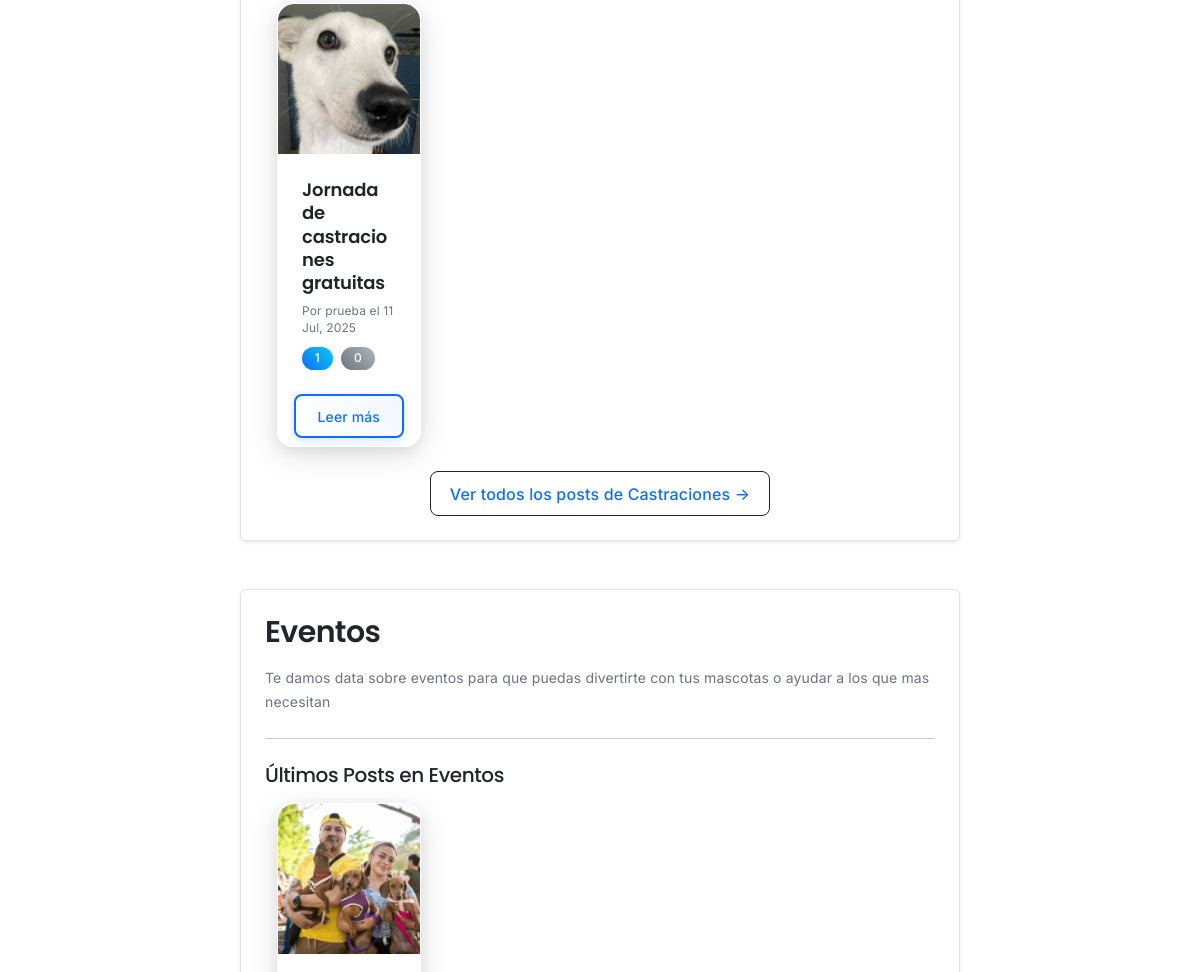
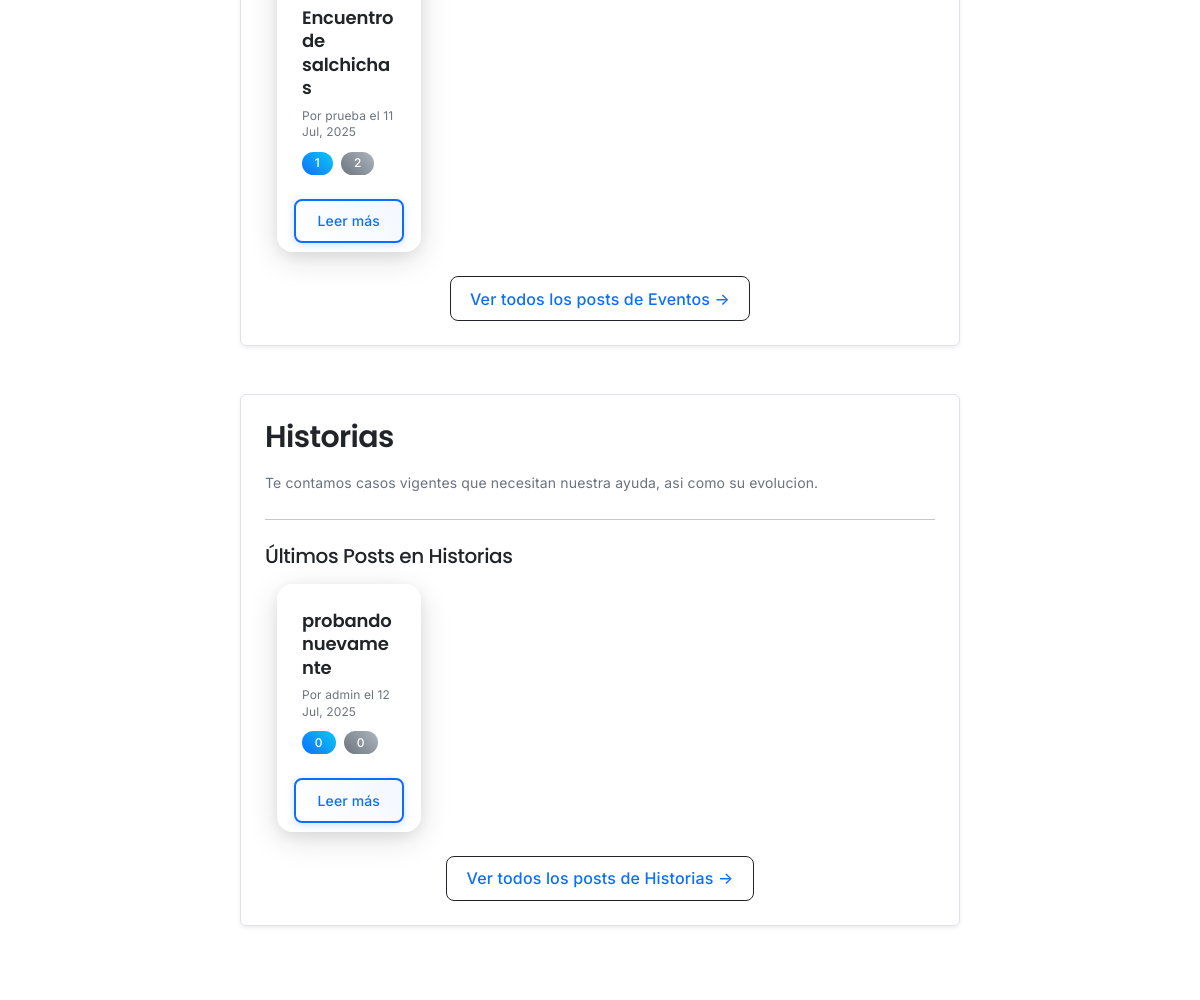
Before: /categorias/ (middle part) with the older database file (2 pictures, top to bottom).
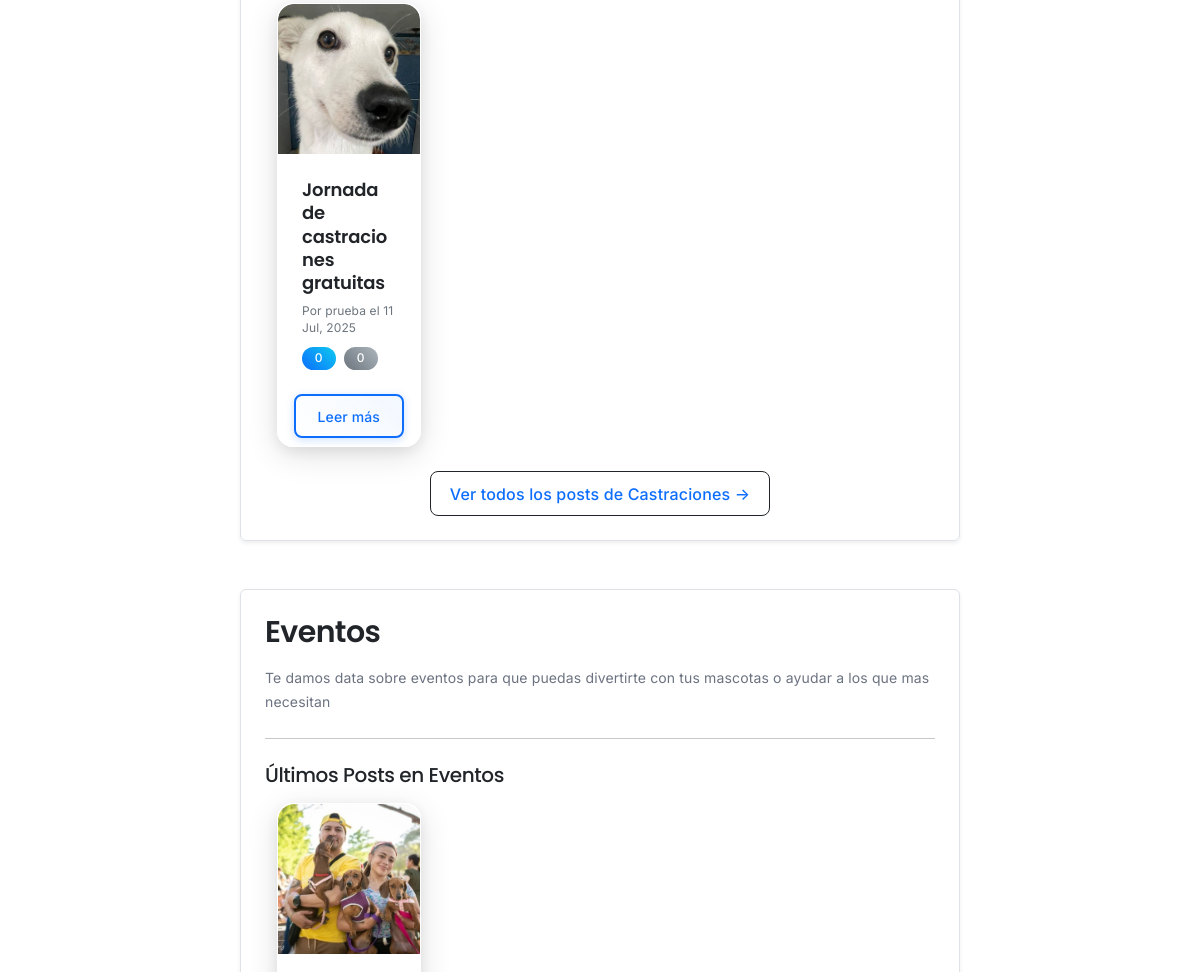
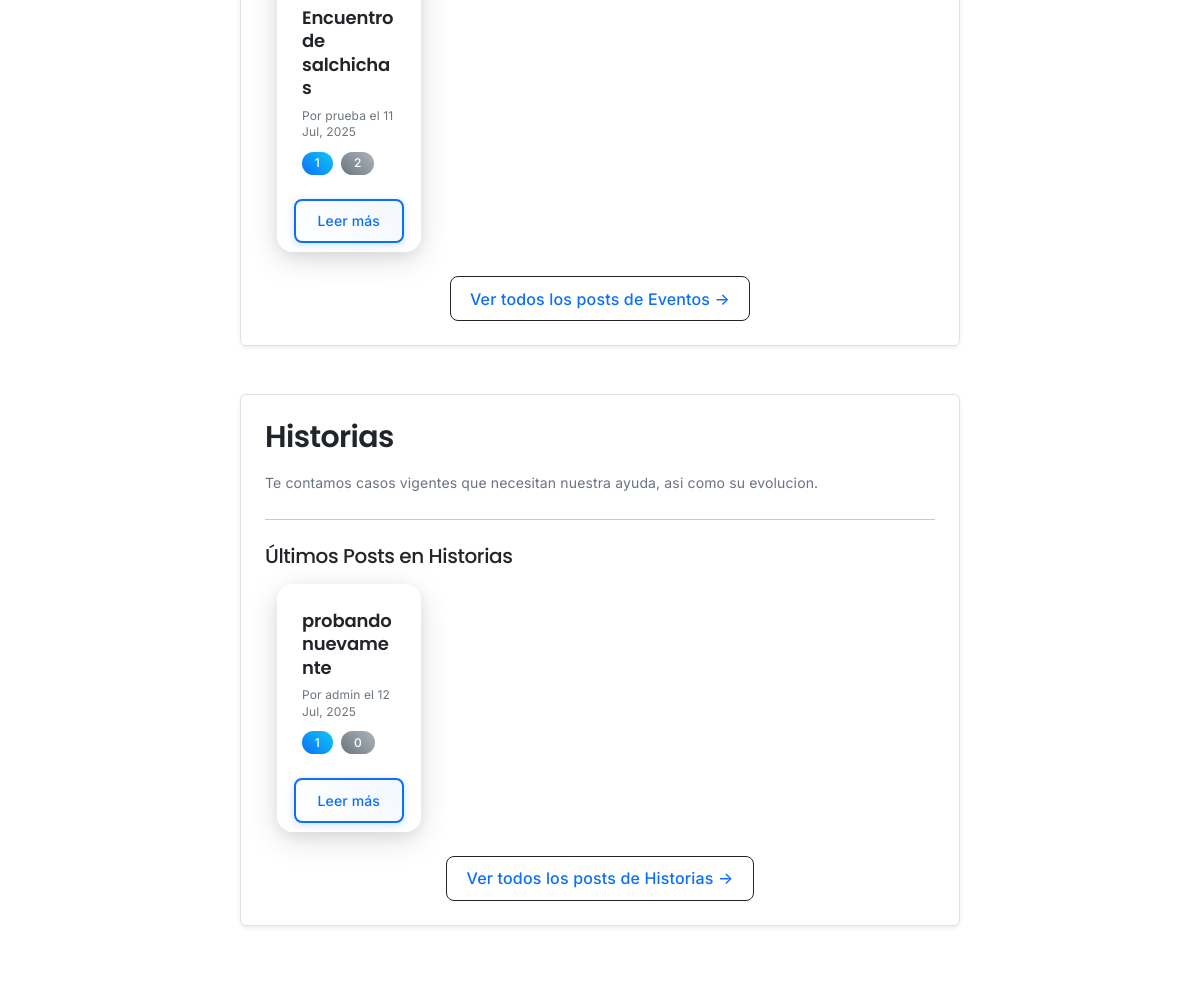
After: the same page with the newer database file (2 pictures, top to bottom).
### blog/models.py (models this page shows, shortened)
class Post(models.Model):
    titulo = models.CharField(max_length=200)
    contenido = models.TextField()
    fecha_publicacion = models.DateTimeField(auto_now_add=True) # Se establece automáticamente al crear el post
    autor = models.ForeignKey(User, on_delete=models.CASCADE, related_name='posts') # Un post pertenece a un usuario. Si el usuario se elimina, sus posts también.
    categoria = models.ForeignKey(Categoria, on_delete=models.SET_NULL, null=True, blank=True) # Un post puede tener una categoría. Si la categoría se elimina, el campo se pone a NULL.
    imagen_portada = models.ImageField(upload_to='post_images/', null=True, blank=True) # Opcional: permite subir imágenes
    class Meta:
        ordering = ['-fecha_publicacion'] # Por defecto, los posts se ordenarán del más nuevo al más viejo
    @property
    def total_likes(self):
        return self.likes.count() # 'likes' es el related_name del ForeignKey en el modelo Like

### blog/views.py (the view)
# urls.py: path('categorias/', CategoryOverviewView.as_view(), name='category_overview'), # ¡Esta será la nueva página de inicio!
class CategoryOverviewView(View):
    template_name = 'blog/category_overview.html'
    def get(self, request, *args, **kwargs):
        categorias = Categoria.objects.all().order_by('nombre') # Ordenar categorías por nombre
        categories_data = []
        for categoria in categorias:
            posts_for_category = Post.objects.filter(categoria=categoria).order_by('-fecha_publicacion')[:4]
            categories_data.append({
                'category_object': categoria,
                'posts': posts_for_category
            })
        context = {
            'categories_data': categories_data
        }
        return render(request, self.template_name, context)

### blog/context_processors.py (called while the page is built)
def categorias_globales(request):
    return {
        'categorias': Categoria.objects.all()
    }

### blog/models.py (called while the page is built)
    def get_absolute_url(self):
        return reverse('category_detail', kwargs={'pk': self.pk})

### blog/templates/blog/category_overview.html (shortened to what this page needs)
{% extends 'blog/base.html' %}
{% block content %}
    {% for category_data in categories_data %}
        <div class="category-section mb-5 p-4 rounded shadow-sm border">
            <h2 class="mb-3">
                <a href="{% url 'post_list' %}?categoria={{ category_data.category_object.nombre }}" class="text-decoration-none text-primary">
                    {{ category_data.category_object.nombre }}
                </a>
            </h2>
            {% if category_data.category_object.descripcion %}
                <p class="lead text-muted">{{ category_data.category_object.descripcion }}</p>
            {% else %}
                <p class="lead text-muted">No hay descripción disponible para esta categoría.</p>
            {% endif %}
            <hr class="my-4">
            <h4 class="mb-3">Últimos Posts en {{ category_data.category_object.nombre }}</h4>
            {% if category_data.posts %}
                <div class="row row-cols-1 row-cols-md-2 row-cols-lg-4 g-4">
                    {% for post in category_data.posts %}
                        <div class="col">
                            <div class="card h-100 shadow-sm">
                                {% if post.imagen_portada %}
                                    <img src="{{ post.imagen_portada.url }}" class="card-img-top" alt="{{ post.titulo }}" style="height: 150px; object-fit: cover;">
                                {% endif %}
                                <div class="card-body d-flex flex-column">
                                    <h5 class="card-title"><a href="{% url 'post_detail' post.pk %}" class="text-dark text-decoration-none">{{ post.titulo|truncatechars:50 }}</a></h5>
                                    <p class="card-text text-muted small mb-auto">
                                        Por {{ post.autor.username }} el {{ post.fecha_publicacion|date:"d M, Y" }}
                                    </p>
                                    <div class="mt-2">
                                        <span class="badge bg-primary me-1">
                                             {{ post.total_likes }}
                                        </span>
                                        <span class="badge bg-secondary">
                                             {{ post.comentarios.count }}
                                        </span>
                                    </div>
                                </div>
                                <div class="card-footer bg-white border-top-0 pt-0">
                                    <a href="{% url 'post_detail' post.pk %}" class="btn btn-sm btn-outline-primary w-100">Leer más</a>
                                </div>
                            </div>
                        </div>
                    {% endfor %}
                </div>
                <div class="text-center mt-4">
                    <a href="{% url 'post_list' %}?categoria={{ category_data.category_object.nombre }}" class="btn btn-outline-dark">
                        Ver todos los posts de {{ category_data.category_object.nombre }} &rarr;
                    </a>
                </div>
            {% else %}
                <p class="text-muted">No hay posts aún en esta categoría. ¡Sé el primero en publicar uno!</p>
            {% endif %}
        </div>
    {% empty %}
        <div class="alert alert-info text-center" role="alert">
            No hay categorías disponibles en este momento.
        </div>
    {% endfor %}
{% endblock %}

Changed rows visible on the page:
computed for Post "Jornada de castraciones gratuitas": total_likes "1" → "0"
changed Post "probando nuevamente": total_likes "0" → "1"
